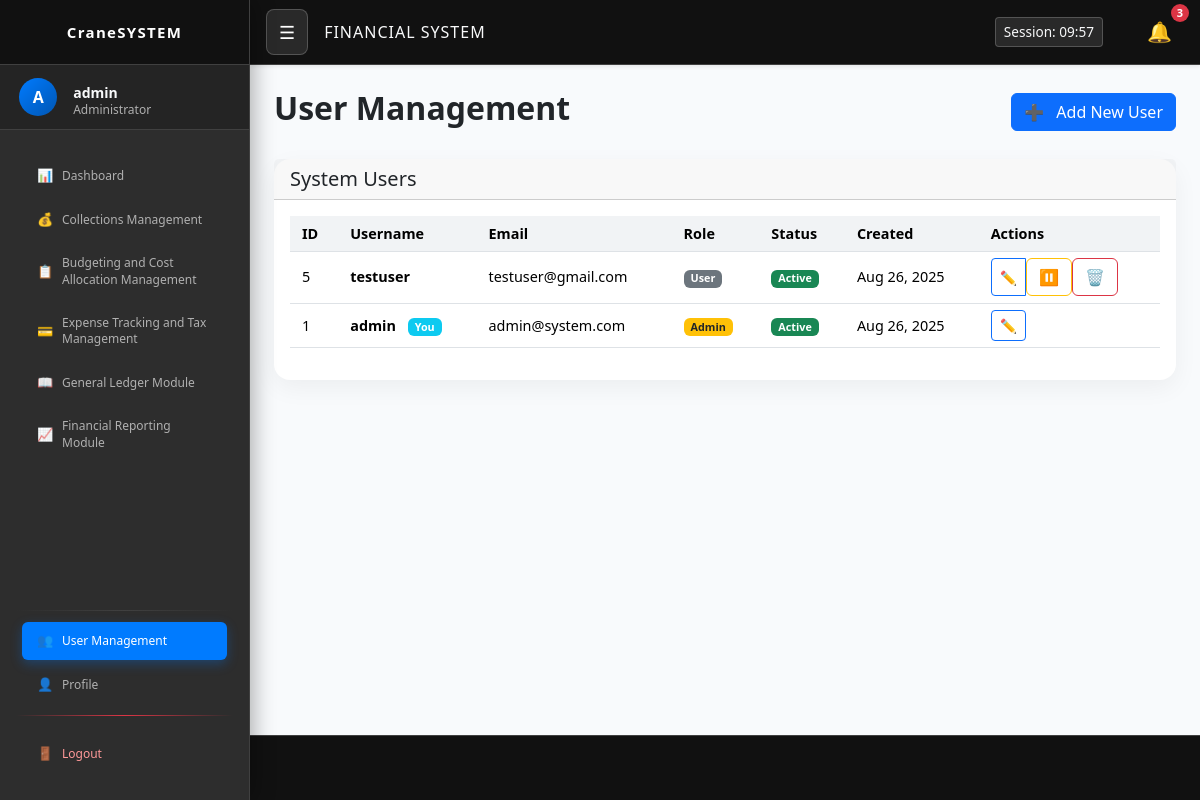
The page /user_management.php (signed in) on the database its author committed.
### tables this page shows
CREATE TABLE `users` (
  `id` int(11) NOT NULL,
  `email` varchar(255) NOT NULL,
  `username` varchar(100) NOT NULL,
  `password` varchar(255) NOT NULL,
  `role` enum('admin','user') NOT NULL DEFAULT 'user',
  `created_at` timestamp NOT NULL DEFAULT current_timestamp(),
  `updated_at` timestamp NOT NULL DEFAULT current_timestamp() ON UPDATE current_timestamp(),
  `is_active` tinyint(1) DEFAULT 1
);

### user_management.php (the view, shortened to what this page needs)
<?php
require_once 'db.php';
$users_result = $conn->query("SELECT id, email, username, role, is_active, created_at FROM users ORDER BY created_at DESC");
?>
<!DOCTYPE html>
<html lang="en">
<head>
  <link href="https://cdn.jsdelivr.net/npm/bootstrap@5.3.3/dist/css/bootstrap.min.css" rel="stylesheet">
  <link rel="stylesheet" href="css/style.css" />
</head>
<body>
  <?php include 'sidebar_navbar.php'; ?>
  <div class="main-content">
    <div class="container-fluid mt-4 px-4">
      <div class="d-flex justify-content-between align-items-center mb-4">
        <h2 class="fw-bold">User Management</h2>
        <button class="btn btn-primary" data-bs-toggle="modal" data-bs-target="#addUserModal">
          <span class="me-2">➕</span> Add New User
        </button>
      </div>
      <div class="card">
        <div class="card-header">
          <h5 class="card-title mb-0">System Users</h5>
        </div>
        <div class="card-body">
          <div class="table-responsive">
            <table class="table table-hover">
              <thead>
                <tr>
                  <th>ID</th>
                  <th>Username</th>
                  <th>Email</th>
                  <th>Role</th>
                  <th>Status</th>
                  <th>Created</th>
                  <th>Actions</th>
                </tr>
              </thead>
              <tbody>
                <?php while ($user = $users_result->fetch_assoc()): ?>
                <tr>
                  <td><?php echo $user['id']; ?></td>
                  <td>
                    <strong><?php echo htmlspecialchars($user['username']); ?></strong>
                    <?php if ($user['id'] == $_SESSION['user_id']): ?>
                      <span class="badge bg-info ms-2">You</span>
                    <?php endif; ?>
                  </td>
                  <td><?php echo htmlspecialchars($user['email']); ?></td>
                  <td>
                    <span class="badge <?php echo $user['role'] === 'admin' ? 'bg-warning text-dark' : 'bg-secondary'; ?>">
                      <?php echo ucfirst($user['role']); ?>
                    </span>
                  </td>
                  <td>
                    <span class="badge <?php echo $user['is_active'] ? 'bg-success' : 'bg-danger'; ?>">
                      <?php echo $user['is_active'] ? 'Active' : 'Inactive'; ?>
                    </span>
                  </td>
                  <td><?php echo date('M j, Y', strtotime($user['created_at'])); ?></td>
                  <td>
                    <div class="btn-group btn-group-sm" role="group">
                      <button class="btn btn-outline-primary" onclick="editUser(<?php echo htmlspecialchars(json_encode($user)); ?>)">
                        ✏️
                      </button>
                      <?php if ($user['id'] != $_SESSION['user_id']): ?>
                      <form method="POST" style="display: inline;">
                        <button type="submit" class="btn <?php echo $user['is_active'] ? 'btn-outline-warning' : 'btn-outline-success'; ?>"
                                onclick="return confirm('Are you sure you want to <?php echo $user['is_active'] ? 'deactivate' : 'activate'; ?> this user?')">
                          <?php echo $user['is_active'] ? '⏸️' : '▶️'; ?>
                        </button>
                      </form>
                      <form method="POST" style="display: inline;">
                        <button type="submit" class="btn btn-outline-danger"
                                onclick="return confirm('Are you sure you want to delete this user? This action cannot be undone.')">
                          🗑️
                        </button>
                      </form>
                      <?php endif; ?>
                    </div>
                  </td>
                </tr>
                <?php endwhile; ?>
              </tbody>
            </table>
          </div>
        </div>
      </div>
    </div>
  </div>
</body>
</html>

### css/style.css (style rules this page uses)
body { background-color: #f8fafc; font-family: 'Segoe UI', sans-serif; margin: 0; padding: 0; }
.card { border: none; border-radius: 1rem; box-shadow: 0 8px 24px #0000000d; transition: transform 0.2s ease; }
.table-responsive > table.table { font-size: 0.9rem; }
.table-responsive > table.table thead th, .table-responsive > table.table tbody td { padding: 0.4rem 0.75rem; }
.table > thead > tr > th, .table > tbody > tr > td { vertical-align: middle; padding: 0.5rem 0.75rem; }
.table th { background-color: #f1f3f5; }
.table td, .table th { vertical-align: middle; }

### sidebar_navbar.php (style rules this page uses)
:root { --dark-bg: #1a1a1a; --darker-bg: #111111; --sidebar-bg: #2d2d2d; --sidebar-hover: #3d3d3d; --text-light: #ffffff; --text-muted: #b0b0b0; --accent-color: #007bff; --accent-hover: #0056b3; --border-color: #404040; --navbar-height: 65px; }
body { background-color: var(--dark-bg) !important; }
.main-content { margin-left: 250px; padding-top: 65px; padding-bottom: 65px; transition: margin-left 0.3s ease; background-color: #f8fafc !important; min-height: 100vh; box-sizing: border-box; }

### rows shown on the page
users: id "5", username "testuser", email "testuser@gmail.com", role "User", is_active "Active", created_at "Aug 26, 2025"
users: id "1", username "admin", shows "You", email "admin@system.com", role "Admin", is_active "Active", created_at "Aug 26, 2025"

### other values the page prints
$profile_initial "A"
$username "admin"
$role_display "Administrator"
